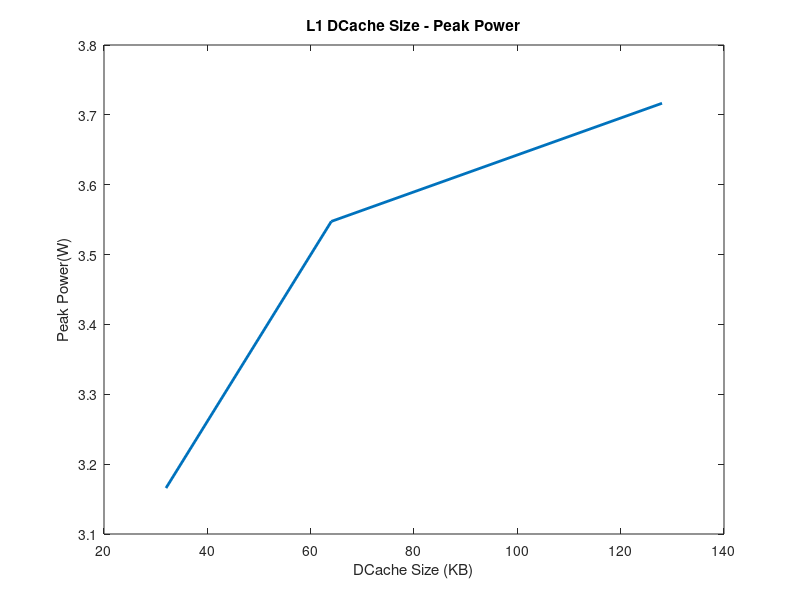

Write MATLAB code to recreate this figure.
%% L1 Dcache size

%401.bzip2 benchmark
peak32 = 5.36286 + 2.39516;
peak64 = 5.36286 + 2.39516;
peak128 = 5.36286 +2.39516;

%429.mcf benchmark 
m32 = 1.47789 + 0.539842;
m64 = 1.95501 + 0.539842;
m128 = 2.16638 + 0.539842;

%456.hmmer benchmark
hm32 = 1.47789 + 0.539842;
hm64 = 1.95501 + 0.539842;
hm128 = 2.16638 + 0.539842;

%458.sjeng
j32 = 1.47789 + 0.539842;
j64 = 1.95501 + 0.539842;
j128 = 2.16638 + 0.539842;

%470.lbm benchmark
l32 = 1.47789 + 0.539842;
l64 = 1.95501 + 0.539842;
l128 = 2.16638 + 0.539842;


tot32 = (peak32 + m32 + hm32 + j32 + l32)/5;
tot64 = (peak64 + m64 + hm64 + j64 + l64)/5;
tot128 = (peak128 + m128 + hm128 + j128 + l128)/5;
total = [tot32, tot64, tot128];
size = [32 64 128];
%% PLOTS 
plot(size, total, 'col','#0072BD','Linewidth', 2);
title('L1 DCache Size - Peak Power')
xlabel('DCache Size (KB)')
ylabel('Peak Power(W)')